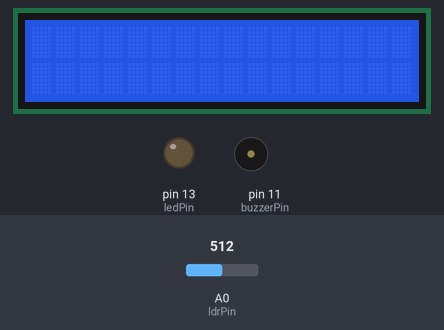
The sketch below on a simulated Arduino Uno, built with avr-gcc and run on an emulated ATmega328P. Parts: 16×2 character LCD, output pins drawn as LEDs (lit = HIGH), buzzer (waves = sounding). The inputs (shaded band) are chosen by the test bench; at power-on: A0 (ldrPin) = 512. The modem accepts every AT command (registered, SIM ready, sends succeed) and sends nothing else.

Above: at 1.1 s.
Timing chart, 0 to 130.0 s (numbered marks = the images above):
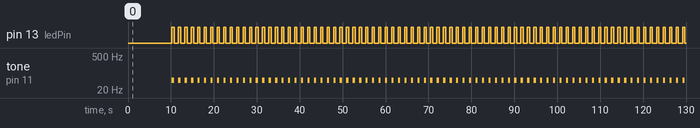

Measured:
- by itself, pin 13 (ledPin): LOW → HIGH at 10.2 s, → LOW 0.50 s later, → HIGH 1.0 s later, → LOW 0.50 s later, … (160 changes in this stretch)
- by itself, tone on pin 11 (buzzerPin): silent → 50 Hz at 10.2 s, → silent 0.50 s later, → 50 Hz 1.0 s later, → silent 0.50 s later, … (160 changes in this stretch)

The sketch:

lcd_ldr.ino
```cpp
#include<SoftwareSerial.h>
#include <LiquidCrystal.h>
SoftwareSerial GPRS(7, 9);
LiquidCrystal lcd(0, 1, 3, 4, 5, 6); /// REGISTER SELECT PIN,ENABLE PIN,D4 PIN,D5 PIN,D6 PIN, D7 PIN

//boolean state, laststate;
int count = 0, count1 = 0, count2 = 0;
int clk = 15; //the second remaining for openning the box
const int ledPin = 13;
const int buzzerPin = 11;
const int ldrPin = A0;

void setup() {
  // put your setup code here, to run once:
  pinMode(12, INPUT);
  pinMode(ledPin, OUTPUT);
  pinMode(buzzerPin, OUTPUT);
  pinMode(ldrPin, INPUT);
  GPRS.begin(9600);


  GPRS.println("AT");
  delay(1000);
  lcd.begin(16, 2);

}

void loop() {
  // put your main code here, to run repeatedly
  while (GPRS.available())
  {
    Serial.write(GPRS.read());
  }
  // Serial.print("Count: ");
  //Serial.println(count);
  //Serial.print("Count1: ");
  //Serial.println(count1);
  //state = false;
  //state = digitalRead(2);
  int ldrStatus = analogRead(ldrPin);

  if (ldrStatus >= 5 && count <= 15 && count1 == 0) {
    sendMessage();
    delay(2000);
    // digitalWrite(3,HIGH);
    count1 = 1;

  }
  if (count1 == 1) {

    lcd.clear();
    lcd.setCursor(0, 0);
    lcd.print("WARNING");
    buzzer();

  }
  // lcd.clear();
  // Serial.println(clk);
  // delay(1000);

  if (clk < 0) {
    if (count1 != 1) {
      lcd.setCursor(0, 0);
      lcd.print("NOW YOU CAN OPEN");
      lcd.setCursor(0, 1);
      lcd.print("THE BOX");
    }
  }

  else {
    if (count1 != 1) {
      lcd.setCursor(0, 0);
      lcd.print("Remaining time:");

      lcd.setCursor(0, 1);
      lcd.print(clk);
    }
  }
  count++;
  clk--;

  delay(1000);
  lcd.clear();
}


void sendMessage()
{
  Serial.println("Switch was turned on");
  //Serial.println(state ? "on" : "off");

  GPRS.println("AT + CMGF = 1 ");

  delay(2000);

  GPRS.println("AT + CMGS = \"+8801933635970\" ");

  delay(2000);

  GPRS.println("Someone has opened the box no. 0015 before the scheduled time. Please check whether any occurance created or not.");

  delay(1000);
  //GPRS.println(state ? "on" : "off");
  GPRS.write(0x1a );

  delay(2000);
}

void buzzer()
{
  tone(buzzerPin, 50);
  digitalWrite(ledPin, HIGH);
  delay(500);

  noTone(buzzerPin);
  digitalWrite(ledPin, LOW);
}
```
